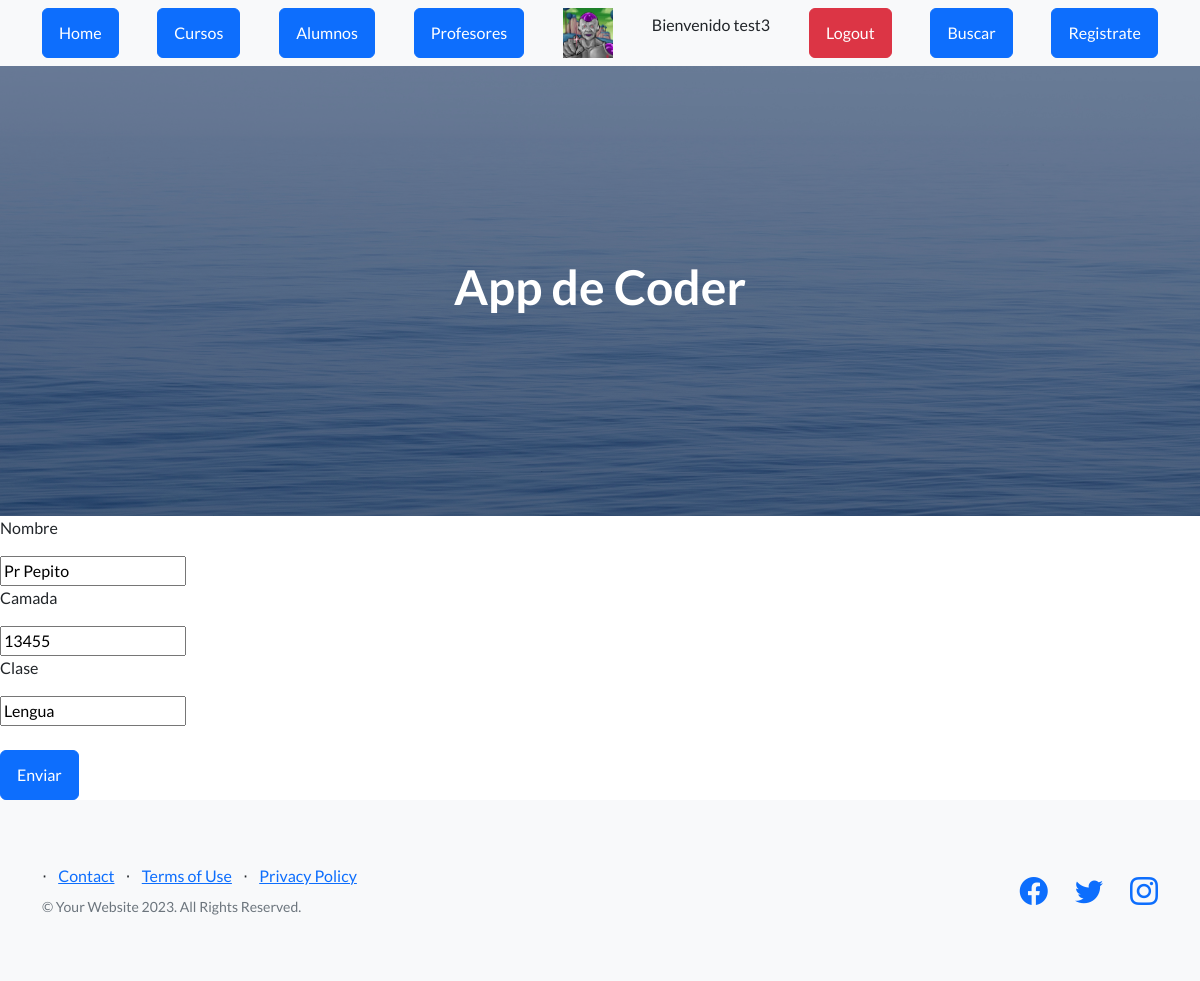
Screenshot of /AppCoder/editar_profesor/1 (signed in) with the database file from the repository.
### AppCoder/models.py (models this page shows, shortened)
class Profesores(models.Model):
   nombre = models.CharField(max_length=40)
   camada = models.IntegerField()
   clase=models.CharField(max_length=40)

### AppCoder/views.py (the view)
# urls.py: path("editar_profesor/<int:id>", views.editar_profesor, name="editar_profesor"),
def editar_profesor(request,id):
    profesores=Profesores.objects.get(id=id)
    if request.method == "POST":
        mi_formulario = Profesores_formulario(request.POST)
        if mi_formulario.is_valid():
            datos = mi_formulario.cleaned_data
            profesores.nombre = datos["nombre"]
            profesores.camada= datos["camada"]
            profesores.clase= datos["clase"]
            profesores.save()
            profesores=Profesores.objects.all()
            avatares= Avatar.objects.filter(user=request.user.id)
            return render( request , "profesores.html" , {"profesores":profesores,"url":avatares[0].imagen.url})
    else:
        mi_formulario = Profesores_formulario(initial={"nombre":profesores.nombre,"camada":profesores.camada,"clase":profesores.clase})
    avatares= Avatar.objects.filter(user=request.user.id)
    return render (request, "editar_profesor.html",{"mi_formulario":mi_formulario,"profesores":profesores,"url":avatares[0].imagen.url})

### AppCoder/forms.py
class Profesores_formulario(forms.Form):
    nombre = forms.CharField(max_length=30)
    camada = forms.IntegerField()
    clase = forms.CharField(max_length=30)

### AppCoder/template/editar_profesor.html (shortened to what this page needs)
{% extends "padre.html" %}
{% load static %}
{% block contenido %}
<form action="{% url 'editar_profesor' profesores.id %}" method="POST">
    <p>Nombre</p>
    {{mi_formulario.nombre}}
    <p>Camada</p>
    {{mi_formulario.camada}}
    <p>Clase</p>
    {{mi_formulario.clase}}
    <br><br>
    <button class="btn btn-primary">Enviar</button>
</form>
{% endblock %}

### AppCoder/template/padre.html (shortened to what this page needs)
<!DOCTYPE html>
<html lang="en">
    <head>
        {% load static %}
        <link href="https://cdn.jsdelivr.net/npm/bootstrap-icons@1.5.0/font/bootstrap-icons.css" rel="stylesheet" type="text/css" />
        <link href="{% static 'AppCoder/css/styles.css' %}" rel="stylesheet" />
    </head>
    <body>
        <nav class="navbar navbar-light bg-light static-top">
            <div class="container">
                <a class="btn btn-primary" href="{% url 'home' %}">Home</a>
                {% if request.user.is_authenticated %}
                <a class="btn btn-primary" href="{% url 'cursos' %}">Cursos</a>
                {% endif %}
                <a class="btn btn-primary" href="{% url 'alumnos' %}">Alumnos</a>
                <a class="btn btn-primary" href="{% url 'profesores' %}">Profesores</a>
                {% if request.user.is_authenticated %}
                    <img src="{{ url }}" alt="" width="50px" height="50px" >
                    <p>Bienvenido {{user.username}}</p>
                {% endif %}
                {% if request.user.is_authenticated %}
                <form method="post" action="{% url 'Logout' %}">
                    <button type="submit" class="btn btn-danger">Logout</button>
                </form>
                {% endif %}
                <a class="btn btn-primary" href="{% url 'buscar_curso' %}">Buscar</a>
                <a class="btn btn-primary" href="{% url 'Register' %}">Registrate</a>
            </div>
        </nav>
        <header class="masthead">
            <div class="container position-relative">
               <h1 class="text-center" style="color: white;">App de Coder</h1>
            </div>
        </header>
        {% block contenido %}
        {% endblock %}
        <footer class="footer bg-light">
            <div class="container">
                <div class="row">
                    <div class="col-lg-6 h-100 text-center text-lg-start my-auto">
                        <ul class="list-inline mb-2">
                            <li class="list-inline-item">⋅</li>
                            <li class="list-inline-item"><a href="#!">Contact</a></li>
                            <li class="list-inline-item">⋅</li>
                            <li class="list-inline-item"><a href="#!">Terms of Use</a></li>
                            <li class="list-inline-item">⋅</li>
                            <li class="list-inline-item"><a href="#!">Privacy Policy</a></li>
                        </ul>
                        <p class="text-muted small mb-4 mb-lg-0">&copy; Your Website 2023. All Rights Reserved.</p>
                    </div>
                    <div class="col-lg-6 h-100 text-center text-lg-end my-auto">
                        <ul class="list-inline mb-0">
                            <li class="list-inline-item me-4">
                                <a href="#!"><i class="bi-facebook fs-3"></i></a>
                            </li>
                            <li class="list-inline-item me-4">
                                <a href="#!"><i class="bi-twitter fs-3"></i></a>
                            </li>
                            <li class="list-inline-item">
                                <a href="#!"><i class="bi-instagram fs-3"></i></a>
                            </li>
                        </ul>
                    </div>
                </div>
            </div>
        </footer>
    </body>
</html>

### rows the page displays
Profesores: nombre "Pr Pepito", camada "13455", clase "Lengua"

### other values shown
{{ user.username }} "test3"
